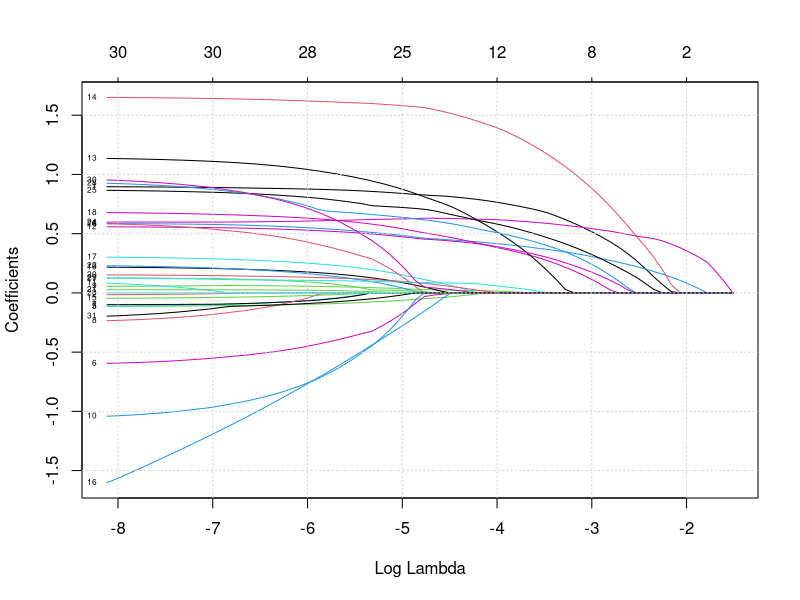
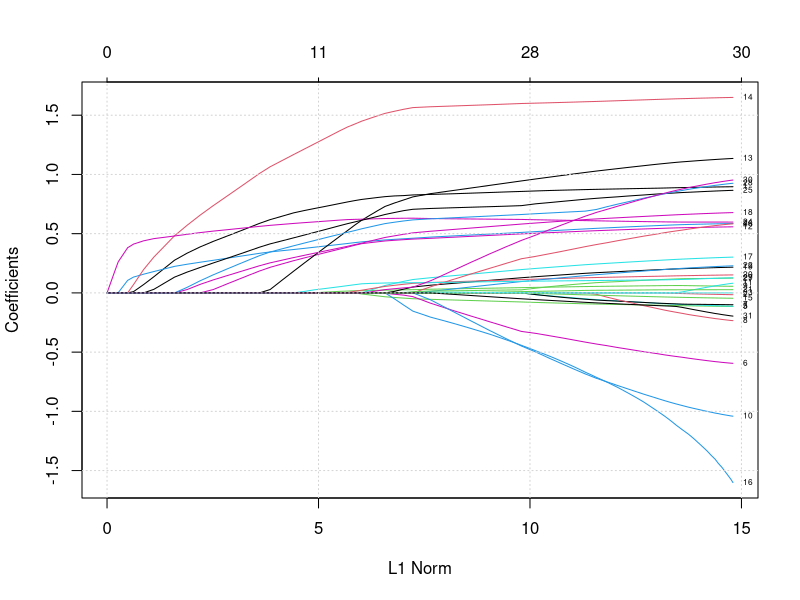

Here is the R script that generated these plots, in order:
## ---- chunk 1
knitr::opts_chunk$set(echo = TRUE)
library(dplyr)
library(tidyverse)
## ---- chunk 2
av <- read.csv("./CSpine/CSV datasets/analysisvariables.csv")
radiology <- read.csv("./CSpine/CSV datasets/radiologyreview.csv")
injury <- read.csv("./CSpine/CSV datasets/injuryclassification.csv")
site <- read.csv("./CSpine/CSV datasets/clinicalpresentationsite.csv")
ems <- read.csv("./CSpine/CSV datasets/clinicalpresentationfield.csv")
outside <- read.csv("./CSpine/CSV datasets/clinicalpresentationoutside.csv")
## ---- chunk 3
forward <- function(vals, df){
  # https://v8doc.sas.com/sashtml/stat/chap55/sect29.htm#:~:text=Forward%20Selection%20(FORWARD),model%20if%20it%20is%20included.
  # This method was implemented to replicate the FORWARD method in SAS, which was used in the paper
  
  coeffs = "1"
  coeffs_list = c()
  run <- TRUE 
  
  while (run & length(vals) > 0){
    
    init.p.vals <- rep(10000,length(vals))
    
    for (i in 1:length(vals)){
      temp.coeff <- paste(paste(coeffs, "+"), vals[i])
      lm.null <- glm(paste("y ~ ", coeffs), data = df, family = "binomial")

      lm <- glm(paste("y ~ ", temp.coeff), data = df, family = "binomial")
      
      # get p value from chi-squared test 
      if (!(is.na((anova(lm.null, lm, test="Chisq"))[2,5]))){
        init.p.vals[i] <- (anova(lm.null, lm, test="Chisq"))[2,5]
      }
      
    }


    
    if (min(init.p.vals) < 0.15){
      # add coefficient with smallest p-value:
      coeffs <- paste(paste(coeffs, "+"), vals[which(init.p.vals == min(init.p.vals))])
      coeffs_list <- append(coeffs_list, vals[which(init.p.vals == min(init.p.vals))])
      
      # remove that coefficient from the list of possible coefficients 
      vals <- vals[-which(init.p.vals == min(init.p.vals))]
      
    }
    else{
      run <- FALSE
    }
  }
  return(list(coeffs, coeffs_list))

}

## ---- chunk 4
vars <- colnames(av)[5:26]
#vars <- colnames(av)[5:35]

av.test <- av %>% drop_na(vars)

y <- unlist(lapply(av.test$ControlType, function(x){
  if (x == "case")
    {return (1)} 
  else 0}))

av.test$y <- y

av.test <- av.test[av.test$ControlType == "moi"| av.test$ControlType == "case", ]

coeff_final <- forward(vars, av.test)
## ---- chunk 5

# bootstrap experiments 
set.seed(215)
reps <- 20

counts <- rep(0,length(vars))

for (i in 1:reps){
  boot <- av.test[sample(nrow(av.test), 1000, replace = TRUE), ]
  coeffs_out <- forward(vars, boot)

  coeffs_list <- coeffs_out[[2]]
  
  for (coeff in coeffs_list){
    ind <- which(vars == coeff)
    counts[ind] <- counts[ind] + 1
  }
  
  print(i)
}

counts / reps
## ---- chunk 6
# These are the coefficients selected in forward selection
vars[counts/reps > .45]
new <- data.frame(vars, counts) |> arrange(desc(counts))
new[new$counts/reps > .45,]$vars
## ---- chunk 7

library(glmnet)

avn <- av[av$SITE != 15 & av$SITE != 16 & av$SITE != 7,]
avnn<- avn %>% drop_na(vars)

vars <- colnames(av)[5:35]
X <- as.matrix(avnn[, vars])
# colnames(X)
y <- as.numeric(avnn$ControlType == "case")

#  [1] "AlteredMentalStatus" "FocalNeuroFindings"  "SubInj_Head"         "SubInj_TorsoTrunk"  
#  [5] "Predisposed"         "HighriskDiving"      "HighriskHitByCar"    "HighriskMVC"        
#  [9] "HighriskOtherMV"     "AxialLoadAnyDoc"     "axialloadtop"        "FocalNeuroFindings2"
# [13] "PainNeck2"           "Torticollis2"        "subinj_Head2"        "subinj_Face2"     

lasso_reg <- glmnet(X,  y = y, family = binomial(link = "probit"), 
                        alpha = 1,
                        grouped = TRUE,
                        keep = FALSE,
                        parallel = T,
                        relax = FALSE,
                        standardize = TRUE)


plot(lasso_reg, xvar="lambda", label=T, axes=T)
grid()

plot(lasso_reg, xvar="norm", label=T, axes=T)
grid()


lasso_model <- glmnet(x = X, y = y, alpha = 1, lambda = exp(-5.2), standardize = TRUE)
lasso_model$beta[,1][lasso_model$beta[,1]>0]
names(lasso_model$beta[,1][lasso_model$beta[,1]>0])

